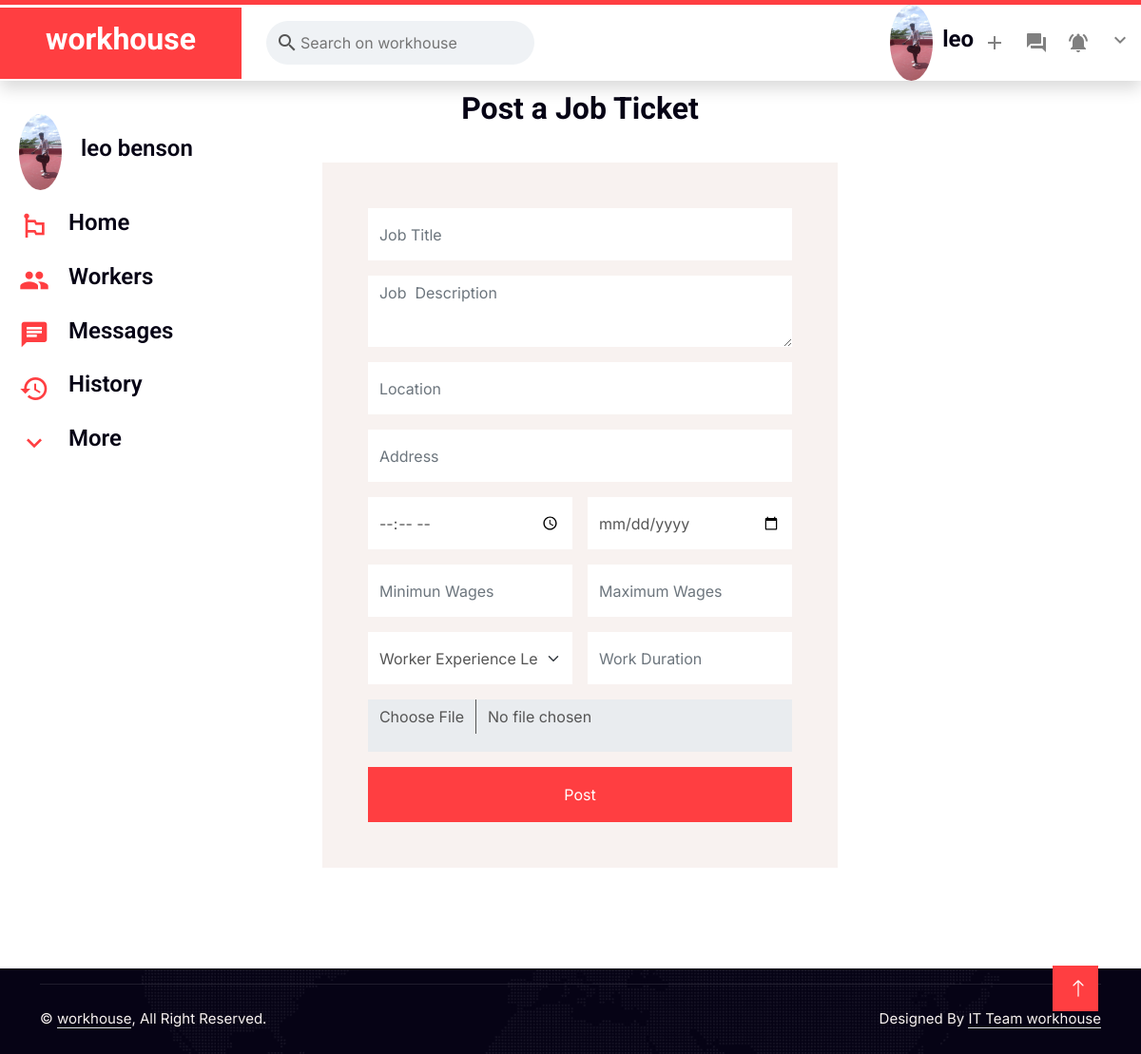
Screenshot of /job_post (signed in) with the database file from the repository.
### main/models.py (models this page shows, shortened)
class User(AbstractBaseUser):
    id=models.AutoField(primary_key=True)
    first_name = models.CharField(max_length=150)
    last_name = models.CharField(max_length=150)
    email = models.EmailField()
    username =models.CharField(max_length=100,unique=True)
    password = models.CharField(max_length=128)
    phone_no =models.CharField(max_length=100,unique=True)
    location =models.CharField(max_length=150)
    user_image =models.ImageField(upload_to="userProfile")
    dob =models.DateField(null=True)
    user_bio=models.CharField(max_length=150)
    type=models.CharField(max_length=100,default='user')
    address=models.CharField(max_length=300)

### main/views.py (the view, shortened to what this page needs)
# urls.py: path('job_post',job_post,name="job_post"),
def job_post(request):
    username = request.session.get('username')
    users =User.objects.all()
    for i in users:
        if i.username == username:
            f_name=i.first_name
            l_name=i.last_name
            img=i.user_image
    context = {'username':username,'f_name':f_name,'l_name':l_name,'img':img}
    return render(request,"jobpost.html",context)

### main/templates/jobpost.html (shortened to what this page needs)
{%load static%}
<!DOCTYPE html>
<html lang="en">
<head>
    <link rel="stylesheet" href="{%static 'css/style1.css' %}" />
   <link href="https://cdnjs.cloudflare.com/ajax/libs/font-awesome/5.10.0/css/all.min.css" rel="stylesheet">
   <link href="https://cdn.jsdelivr.net/npm/bootstrap-icons@1.4.1/font/bootstrap-icons.css" rel="stylesheet">
   <link href="{%static 'lib/animate/animate.min.css' %}" rel="stylesheet">
   <link href="{%static 'lib/owlcarousel/assets/owl.carousel.min.css' %}" rel="stylesheet">
   <link href="{%static 'css/bootstrap.min.css' %}" rel="stylesheet">
   <a href="#" class="btn btn-lg btn-primary btn-lg-square rounded-0 back-to-top"><i class="bi bi-arrow-up"></i></a>
</head>
<body>
    <nav class="navbar navbar-expand-lg bg-white navbar-light shadow border-top border-5 border-primary sticky-top p-0">
        <div class="header__left">
            <a href="index.html" class="navbar-brand bg-primary d-flex align-items-center px-4 px-lg-5">
                <h2 class="mb-2 text-white">workhouse</h2>
            </a>
            <div class="header__input">
              <span class="material-icons"> search </span>
              <input type="text" placeholder="Search on workhouse" />
            </div>
          </div>
        <div class="collapse navbar-collapse" id="navbarCollapse">
            <div class="navbar-nav ms-auto p-4 p-lg-0">
                <div class="header__right">
                    <div class="header__info">
                      <img
                        class="user__avatar"
                        src="media/{{img}}"
                        alt=""
                      />
                      <h4>{{username}}</h4>
                    </div>
                    <span class="material-icons"> add </span>
                    <span class="material-icons"> forum </span>
                    <span class="material-icons"> notifications_active </span>
                    <div class="nav-item dropdown">
                    <span href="#" class="material-icons" data-bs-toggle="dropdown" style="pointer-events: none;"> expand_more </span>
                    </div>
                  </div>
                </div>
            </div>
    </nav>
    <div class="main__body ">
        <div class="sidebar">
          <div class="sidebarRow">
            <img
              class="user__avatar"
              src="media/{{img}}"
              alt=""
            />
            <h4>{{f_name}} {{l_name}}</h4>
          </div>
          <div class="sidebarRow">
            <span class="material-icons"> emoji_flags </span>
            <a href="/user_home"><h4>Home</h4></a>
          </div>
          <div class="sidebarRow">
            <span class="material-icons"> people </span>
            <h4>Workers</h4>
          </div>
          <div class="sidebarRow">
            <span class="material-icons"> chat </span>
            <h4>Messages</h4>
          </div>
          <div class="sidebarRow">
            <span class="material-icons"> history </span>
            <h4>History</h4>
          </div>
          <div class="sidebarRow">
            <span class="material-icons"> expand_more </span>
            <h4>More</h4>
          </div>
        </div>
        <div class="feed">
            <h2>Post a Job Ticket</h2>
            <div class="col-lg-10">
                <div class="bg-light text-center p-5 wow fadeIn" data-wow-delay="0.5s">
                    <form method="post" enctype="multipart/form-data">
                        <div class="row g-3">
                            <div class="col-12 col-sm-12">
                                <input type="text" class="form-control border-0" name="job_title" placeholder="Job Title" style="height: 55px;">
                            </div>
                            <div class="col-12 col-sm-12">
                                <textarea class="form-control border-0" style="height: 75px;" name="job_description" placeholder="Job  Description"></textarea>
                            </div>
                            <div class="col-12 col-sm-12">
                                <input type="text" class="form-control border-0" name="location" placeholder="Location" style="height: 55px;">
                            </div>
                            <div class="col-12 col-sm-12">
                                <input type="text" class="form-control border-0" name="address" placeholder="Address" style="height: 55px;">
                            </div>
                            <div class="col-12 col-sm-6">
                                <input type="time" class="form-control border-0" name="time" style="height: 55px;">
                            </div>
                            <div class="col-12 col-sm-6">
                                <input type="date" class="form-control border-0" name="date" style="height: 55px;">
                            </div>
                            <div class="col-12 col-sm-6">
                                <input type="text" class="form-control border-0" name="min_wage" placeholder="Minimun Wages" style="height: 55px;">
                            </div>
                            <div class="col-12 col-sm-6">
                                <input type="text" class="form-control border-0" name="max_wage" placeholder="Maximum Wages" style="height: 55px;">
                            </div>
                            <div class="col-12 col-sm-6">
                                <select class="form-select border-0" name="exp_lvl" style="height: 55px;">
                                    <option selected>Worker Experience Level</option>
                                </select>
                            </div>
                            <div class="col-12 col-sm-6">
                                <input type="text" class="form-control border-0" name="expected_time" placeholder="Work Duration" style="height: 55px;">
                            </div>
                            <div class="col-12 col-sm-12">
                                <input type="file" class="form-control border-0" name="photo" placeholder="profile picture" name="image" style="height: 55px;">
                            </div>
                            <div class="col-12">
                                <button class="btn btn-primary w-100 py-3" type="submit">Post</button>
                            </div>
                        </div>
                    </form>
                </div>
            </div>
        </div>
        <div style="flex: 0.33" class="widgets">
        </div>
      </div>
    <div class="container-fluid bg-dark text-light footer pt-3 wow" data-wow-delay="0.1s" style="margin-top: 6rem;">
        <div class="container">
            <div class="copyright">
                <div class="row">
                    <div class="col-md-6 text-center text-md-start mb-3 mb-md-0">
                        &copy; <a class="border-bottom" href="#">workhouse</a>, All Right Reserved.
                    </div>
                    <div class="col-md-6 text-center text-md-end">
                        Designed By <a class="border-bottom" href="https://htmlcodex.com">IT Team workhouse</a>
                    </div>
                </div>
            </div>
        </div>
    </div>
</body>
</html>

### main/static/css/style1.css (style rules this page uses)
:root { --primary: #FF3E41; --secondary: #51CFED; --light: #F8F2F0; --dark: #060315; }
.back-to-top { position: fixed; display: none; right: 45px; bottom: 45px; z-index: 99; }
.btn { font-weight: 600; transition: .5s; }
.btn.btn-primary, .btn.btn-secondary { color: #FFFFFF; }
.btn-lg-square { width: 48px; height: 48px; }
.btn-square, .btn-sm-square, .btn-lg-square { padding: 0; display: flex; align-items: center; justify-content: center; font-weight: normal; }
.navbar-light .navbar-brand, .navbar-light a.btn { height: 75px; }
.navbar-light.sticky-top { top: -100px; transition: .5s; right: 0; }
.footer { background: linear-gradient(rgba(6, 3, 21, .5), rgba(6, 3, 21, .5)), url(../img/map.png) center center no-repeat; background-size: cover; }
.footer .copyright { padding: 25px 0; font-size: 15px; border-top: 1px solid rgba(256, 256, 256, .1); }
.footer .copyright a { color: var(--light); }
* { margin: 0; box-sizing: border-box; }
.user__avatar { border-radius: 50%; width: 45px; }
.header__left { display: flex; align-items: center; justify-content: space-evenly; }
.header__input { display: flex; align-items: center; background-color: #eff2f5; padding: 10px; margin-left: 10px; border-radius: 999px; }
.header__input input { border: none; background-color: transparent; outline-width: 0; }
.header__info { display: flex; align-items: center; }
.header__info h4 { margin-left: 10px; }
.header__right { display: flex; align-items: center; }
.header__right .material-icons { color: gray; margin: 0 10px; right: 0; }
.sidebarRow { display: flex; align-items: center; padding: 10px; cursor: pointer; }
.sidebarRow h4 { margin-left: 20px; font-weight: 600; }
.sidebarRow .material-icons { font-size: xx-large; color: #FF3E41; }
.main__body { display: flex; }
body { background-color: #f1f2f5; }
.feed { flex: 1; padding: 30px 100px; display: flex; flex-direction: column; justify-content: center; align-items: center; }
.sidebar { padding: 25px 10px; flex: 0.33; }
@media (min-width: 769px) and (max-width: 1440px) { .feed { width: 50%; padding: 10px 50px; } }

### rows the page displays
User: user_image (picture), first_name "leo", last_name "benson"

### other values shown
{{ username }} "leo"
